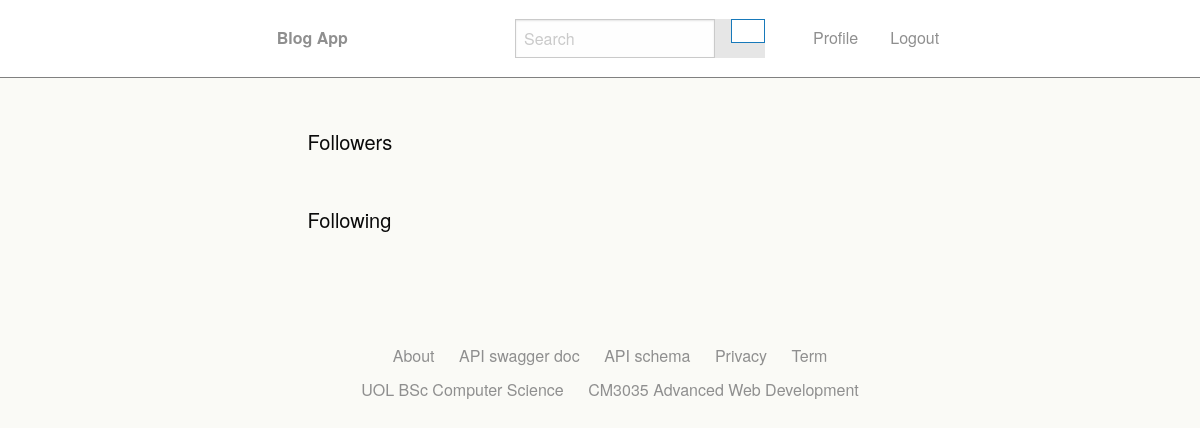
The app's page /network_list/ (signed in), older data.
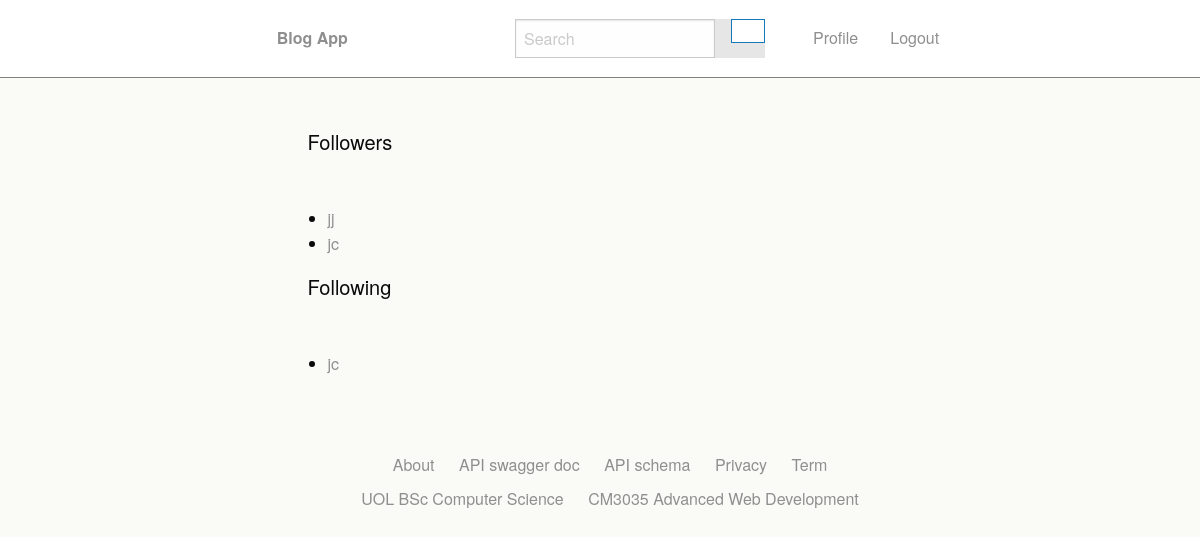
The same page, newer data.
### blogapp/models.py (models this page shows)
class Follower(models.Model):
    user = models.CharField(max_length=200)
    follower = models.CharField(max_length=200)
    chat_room = models.CharField(max_length=100, null=True)

### blogapp/views.py (the view)
# urls.py: path('network_list/', views.network_list, name='network-list'),
def network_list(request):
    if request.method == "GET":
        follower_list = []
        followers = Follower.objects.filter(user=request.user)
        for user in followers:
            follower_list.append(user)
        following_list=[]
        followings = Follower.objects.filter(follower=request.user)
        for user in followings:
            following_list.append(user)
        return render(request, "blogapp/connection_list.html", {"follower_list": follower_list, "following_list": following_list})
    else:
        return HttpResponseRedirect("user_home/")

### blogapp/templates/blogapp/connection_list.html (shortened to what this page needs)
{% include "./header.html" %}
<body>
  {% include "./nav.html" %}
  <div class="grid-containor">
    <div class="grid-x grid-margin-x">
      <div class="cell large-7">
        <h5 style="margin-bottom:50px;">Followers</h5>
        <ul>
          {% for user in follower_list %}
            <li><a href="/{{ user.follower }}/">{{ user.follower }}</a></li>
          {% endfor %}
        </ul>
        <h5 style="margin-bottom:50px;">Following</h5>
        <ul>
          {% for user in following_list %}
          <li><a href="/{{ user.user }}/">{{ user.user }}</a></li>
          {% endfor %}
        </ul>
      </div>
    </div>
  </div>
  {% include "./footer.html" %}
</body>

Row changes from the older to the newer data that the page shows:
added Follower: follower "jj", shown under "Followers"
added Follower: follower "jc", user "jc"
